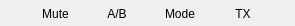
<?xml version="1.0" encoding="UTF-8"?>
<ui version="4.0">
 <class>QtMiniVfoToolbar</class>
 <widget class="QWidget" name="QtMiniVfoToolbar">
  <property name="geometry">
   <rect>
    <x>0</x>
    <y>0</y>
    <width>295</width>
    <height>26</height>
   </rect>
  </property>
  <property name="sizePolicy">
   <sizepolicy hsizetype="Maximum" vsizetype="Fixed">
    <horstretch>0</horstretch>
    <verstretch>0</verstretch>
   </sizepolicy>
  </property>
  <property name="minimumSize">
   <size>
    <width>0</width>
    <height>0</height>
   </size>
  </property>
  <layout class="QHBoxLayout" name="rowLayout">
   <property name="spacing">
    <number>3</number>
   </property>
   <property name="leftMargin">
    <number>4</number>
   </property>
   <property name="topMargin">
    <number>2</number>
   </property>
   <property name="rightMargin">
    <number>4</number>
   </property>
   <property name="bottomMargin">
    <number>0</number>
   </property>
   <item>
    <spacer name="leftDeadSpace">
     <property name="orientation">
      <enum>Qt::Horizontal</enum>
     </property>
     <property name="sizeHint" stdset="0">
      <size>
       <width>8</width>
       <height>10</height>
      </size>
     </property>
    </spacer>
   </item>
   <item>
    <layout class="QHBoxLayout" name="muteSlotLayout">
     <property name="spacing">
      <number>0</number>
     </property>
     <property name="leftMargin">
      <number>0</number>
     </property>
     <property name="topMargin">
      <number>0</number>
     </property>
     <property name="rightMargin">
      <number>0</number>
     </property>
     <property name="bottomMargin">
      <number>0</number>
     </property>
     <item>
      <spacer name="muteLeftStretch">
       <property name="orientation">
        <enum>Qt::Horizontal</enum>
       </property>
       <property name="sizeHint" stdset="0">
        <size>
         <width>10</width>
         <height>10</height>
        </size>
       </property>
      </spacer>
     </item>
     <item>
      <widget class="QToolButton" name="muteButton">
       <property name="sizePolicy">
        <sizepolicy hsizetype="Fixed" vsizetype="Fixed">
         <horstretch>0</horstretch>
         <verstretch>0</verstretch>
        </sizepolicy>
       </property>
       <property name="minimumSize">
        <size>
         <width>36</width>
         <height>20</height>
        </size>
       </property>
       <property name="cursor">
        <cursorShape>PointingHandCursor</cursorShape>
       </property>
       <property name="focusPolicy">
        <enum>Qt::NoFocus</enum>
       </property>
       <property name="text">
        <string>Mute</string>
       </property>
       <property name="autoRaise">
        <bool>true</bool>
       </property>
      </widget>
     </item>
     <item>
      <spacer name="muteRightStretch">
       <property name="orientation">
        <enum>Qt::Horizontal</enum>
       </property>
       <property name="sizeHint" stdset="0">
        <size>
         <width>10</width>
         <height>10</height>
        </size>
       </property>
      </spacer>
     </item>
    </layout>
   </item>
   <item>
    <layout class="QHBoxLayout" name="abSlotLayout">
     <property name="spacing">
      <number>0</number>
     </property>
     <property name="leftMargin">
      <number>0</number>
     </property>
     <property name="topMargin">
      <number>0</number>
     </property>
     <property name="rightMargin">
      <number>0</number>
     </property>
     <property name="bottomMargin">
      <number>0</number>
     </property>
     <item>
      <spacer name="abLeftStretch">
       <property name="orientation">
        <enum>Qt::Horizontal</enum>
       </property>
       <property name="sizeHint" stdset="0">
        <size>
         <width>10</width>
         <height>10</height>
        </size>
       </property>
      </spacer>
     </item>
     <item>
      <widget class="QToolButton" name="abButton">
       <property name="sizePolicy">
        <sizepolicy hsizetype="Fixed" vsizetype="Fixed">
         <horstretch>0</horstretch>
         <verstretch>0</verstretch>
        </sizepolicy>
       </property>
       <property name="minimumSize">
        <size>
         <width>36</width>
         <height>20</height>
        </size>
       </property>
       <property name="cursor">
        <cursorShape>PointingHandCursor</cursorShape>
       </property>
       <property name="focusPolicy">
        <enum>Qt::NoFocus</enum>
       </property>
       <property name="text">
        <string>A/B</string>
       </property>
       <property name="toolButtonStyle">
        <enum>Qt::ToolButtonTextBesideIcon</enum>
       </property>
       <property name="autoRaise">
        <bool>true</bool>
       </property>
      </widget>
     </item>
     <item>
      <spacer name="abRightStretch">
       <property name="orientation">
        <enum>Qt::Horizontal</enum>
       </property>
       <property name="sizeHint" stdset="0">
        <size>
         <width>10</width>
         <height>10</height>
        </size>
       </property>
      </spacer>
     </item>
    </layout>
   </item>
   <item>
    <layout class="QHBoxLayout" name="modeSlotLayout">
     <property name="spacing">
      <number>0</number>
     </property>
     <property name="leftMargin">
      <number>0</number>
     </property>
     <property name="topMargin">
      <number>0</number>
     </property>
     <property name="rightMargin">
      <number>0</number>
     </property>
     <property name="bottomMargin">
      <number>0</number>
     </property>
     <item>
      <spacer name="modeLeftStretch">
       <property name="orientation">
        <enum>Qt::Horizontal</enum>
       </property>
       <property name="sizeHint" stdset="0">
        <size>
         <width>10</width>
         <height>10</height>
        </size>
       </property>
      </spacer>
     </item>
     <item>
      <widget class="QToolButton" name="modeButton">
       <property name="sizePolicy">
        <sizepolicy hsizetype="Fixed" vsizetype="Fixed">
         <horstretch>0</horstretch>
         <verstretch>0</verstretch>
        </sizepolicy>
       </property>
       <property name="minimumSize">
        <size>
         <width>36</width>
         <height>20</height>
        </size>
       </property>
       <property name="cursor">
        <cursorShape>PointingHandCursor</cursorShape>
       </property>
       <property name="focusPolicy">
        <enum>Qt::NoFocus</enum>
       </property>
       <property name="text">
        <string>Mode</string>
       </property>
       <property name="autoRaise">
        <bool>true</bool>
       </property>
      </widget>
     </item>
     <item>
      <spacer name="modeRightStretch">
       <property name="orientation">
        <enum>Qt::Horizontal</enum>
       </property>
       <property name="sizeHint" stdset="0">
        <size>
         <width>10</width>
         <height>10</height>
        </size>
       </property>
      </spacer>
     </item>
    </layout>
   </item>
   <item>
    <layout class="QHBoxLayout" name="txSlotLayout">
     <property name="spacing">
      <number>0</number>
     </property>
     <property name="leftMargin">
      <number>0</number>
     </property>
     <property name="topMargin">
      <number>0</number>
     </property>
     <property name="rightMargin">
      <number>0</number>
     </property>
     <property name="bottomMargin">
      <number>0</number>
     </property>
     <item>
      <spacer name="txLeftStretch">
       <property name="orientation">
        <enum>Qt::Horizontal</enum>
       </property>
       <property name="sizeHint" stdset="0">
        <size>
         <width>10</width>
         <height>10</height>
        </size>
       </property>
      </spacer>
     </item>
     <item>
      <widget class="QToolButton" name="txButton">
       <property name="sizePolicy">
        <sizepolicy hsizetype="Fixed" vsizetype="Fixed">
         <horstretch>0</horstretch>
         <verstretch>0</verstretch>
        </sizepolicy>
       </property>
       <property name="minimumSize">
        <size>
         <width>36</width>
         <height>20</height>
        </size>
       </property>
       <property name="cursor">
        <cursorShape>PointingHandCursor</cursorShape>
       </property>
       <property name="focusPolicy">
        <enum>Qt::NoFocus</enum>
       </property>
       <property name="text">
        <string>TX</string>
       </property>
       <property name="autoRaise">
        <bool>true</bool>
       </property>
      </widget>
     </item>
     <item>
      <spacer name="txRightStretch">
       <property name="orientation">
        <enum>Qt::Horizontal</enum>
       </property>
       <property name="sizeHint" stdset="0">
        <size>
         <width>10</width>
         <height>10</height>
        </size>
       </property>
      </spacer>
     </item>
    </layout>
   </item>
   <item>
    <spacer name="rightDeadSpace">
     <property name="orientation">
      <enum>Qt::Horizontal</enum>
     </property>
     <property name="sizeHint" stdset="0">
      <size>
       <width>8</width>
       <height>10</height>
      </size>
     </property>
    </spacer>
   </item>
  </layout>
 </widget>
 <resources/>
 <connections/>
</ui>
